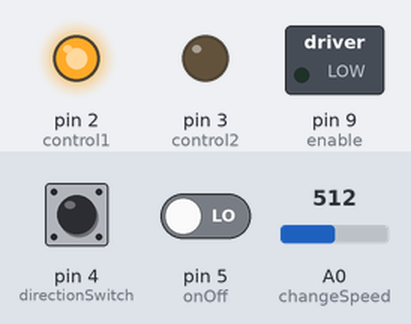
This sketch was run on a simulated Arduino Uno, built with avr-gcc and run on an emulated ATmega328P. Parts: switched loads named in the sketch (green lamp = pin HIGH), output pins drawn as LEDs (lit = HIGH). The inputs (shaded band) are chosen by the test bench; at power-on: pin 4 (directionSwitch) LOW, pin 5 (onOff) LOW, A0 (changeSpeed) = 512.

Above: at 1.2 s.
1.3 s: pin 4 (directionSwitch) pulled HIGH for 0.15 s
At 2.2 s:
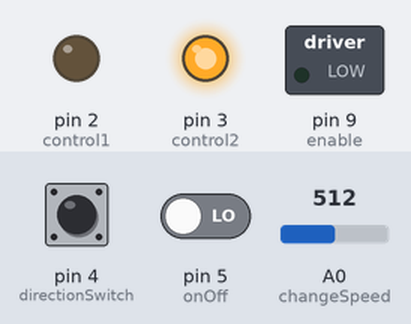
2.9 s: pin 5 (onOff) driven HIGH
At 3.5 s:
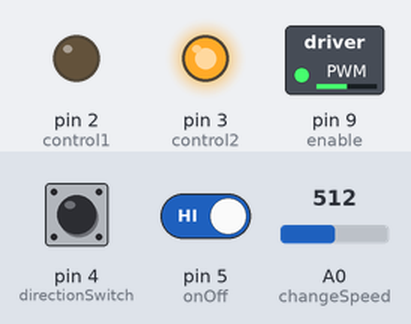
4.4 s: A0 (changeSpeed) set to 716
At 5.6 s:
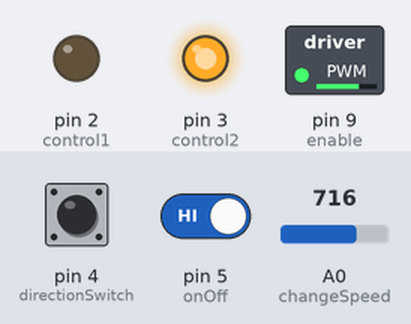
5.9 s: A0 (changeSpeed) set to 900
At 6.9 s:
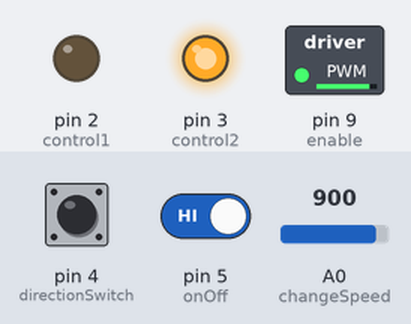
7.4 s: pin 4 (directionSwitch) pulled HIGH for 1 s
At 8.1 s:
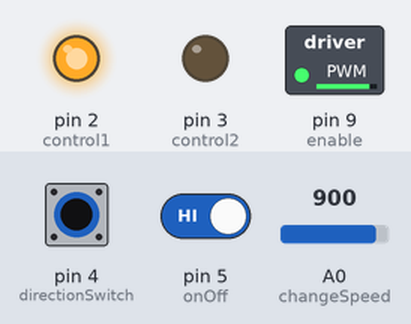
9.9 s: A0 (changeSpeed) set to 511
At 11.2 s:
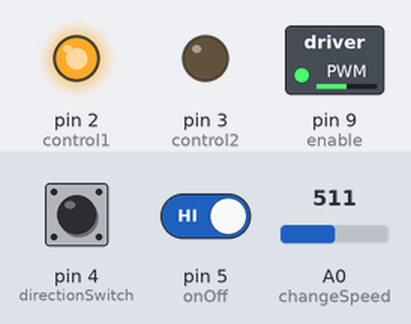
Timing chart, 0 to 12.4 s (numbered marks = the images above; inputs shaded):
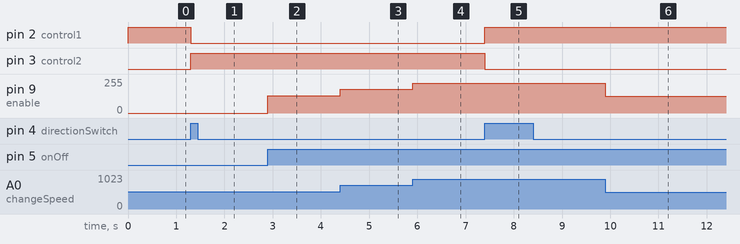

The sketch:

dcMotor_hBridge-week8.ino
```cpp
const int control1 = 2;
const int control2 = 3;
const int enable = 9;

const int directionSwitch = 4;
const int onOff = 5;
const int changeSpeed = A0;

int onOffState = 0;
int previousOnOffState = 0;

int directionSwitchState = 0;
int previousDirectionSwitchState = 0;

int motorRun = 0;
int motorSpeed = 0;
int motorDirection = 1;

void setup() {

  pinMode(directionSwitch, INPUT);
  pinMode(onOff, INPUT);
  pinMode(control1, OUTPUT);
  pinMode(control2, OUTPUT);
  pinMode(enable, OUTPUT);

  digitalWrite(enable, LOW);

}

void loop() {

  onOffState = digitalRead(onOff);
  delay(1);

  directionSwitchState = digitalRead(directionSwitch);

  motorSpeed = analogRead(changeSpeed)/4;

  if(onOffState != previousOnOffState) {
      if(onOffState == HIGH) {
          motorRun = !motorRun;
        }
    }

   if(directionSwitchState != previousDirectionSwitchState) {
      if(directionSwitchState == HIGH) {
          motorDirection = !motorDirection;
        }
    }

   if (motorDirection == 1) {
      digitalWrite(control1, HIGH);
      digitalWrite(control2, LOW);
    } else
    {
      digitalWrite(control1, LOW);
      digitalWrite(control2, HIGH);
    }

   if (motorRun == 1) {
      analogWrite(enable, motorSpeed);
    } else
    {
      analogWrite(enable, 0);
    }

   previousOnOffState = onOffState;
   previousDirectionSwitchState = directionSwitchState;

}
```

Measured:
- after the input at 1.3 s, pin 2 (control1): HIGH → LOW at once; pin 3 (control2): LOW → HIGH at once
- after the input at 2.9 s, pin 9 (enable): 0/255 → 128/255 at once
- after the input at 4.4 s, pin 9 (enable): 128/255 → 179/255 at once
- after the input at 5.9 s, pin 9 (enable): 179/255 → 225/255 at once
- after the input at 7.4 s, pin 2 (control1): LOW → HIGH at once; pin 3 (control2): HIGH → LOW at once
- after the input at 9.9 s, pin 9 (enable): 225/255 → 127/255 at once
